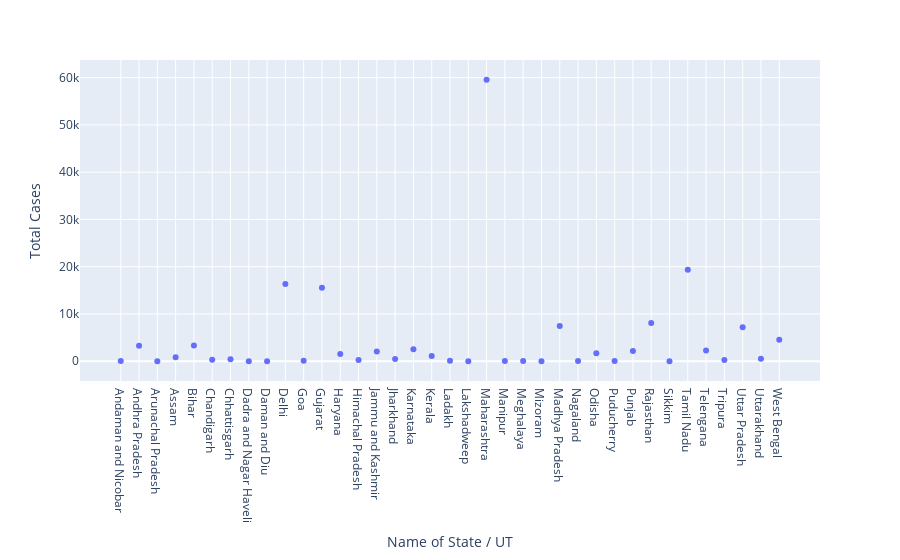

Notebook source saved alongside this figure:
### Markdown cell above
### using plotly express

### Code cell
px.scatter(df,x='Name of State / UT',y='Total Cases')

### Figure 1 — Plotly figure (JSON) as saved in the notebook; plotly's stock layout.template omitted (floating-point values rounded to 4 significant figures)
{"data": [{"hovertemplate": "Name of State / UT=%{x}<br>Total Cases=%{y}<extra></extra>", "legendgroup": "", "marker": {"color": "#636efa", "symbol": "circle"}, "mode": "markers", "name": "", "showlegend": false, "type": "scatter", "x": ["Andaman and Nicobar", "Andhra Pradesh", "Arunachal Pradesh", "Assam", "Bihar", "Chandigarh", "Chhattisgarh", "Dadra and Nagar Haveli", "Daman and Diu", "Delhi", "Goa", "Gujarat", "Haryana", "Himachal Pradesh", "Jammu and Kashmir", "Jharkhand", "Karnataka", "Kerala", "Ladakh", "Lakshadweep", "Maharashtra", "Manipur", "Meghalaya", "Mizoram", "Madhya Pradesh", "Nagaland", "Odisha", "Puducherry", "Punjab", "Rajasthan", "Sikkim", "Tamil Nadu", "Telengana", "Tripura", "Uttar Pradesh", "Uttarakhand", "West Bengal"], "xaxis": "x", "y": [33, 3251, 3, 856, 3296, 288, 399, 2, 0, 16331, 69, 15562, 1518, 276, 2036, 469, 2533, 1095, 73, 0, 59547, 55, 21, 1, 7453, 18, 1660, 51, 2158, 8069, 1, 19372, 2267, 242, 7170, 500, 4536], "yaxis": "y"}], "layout": {"legend": {"tracegroupgap": 0}, "margin": {"t": 60}, "xaxis": {"anchor": "y", "domain": [0, 1], "title": {"text": "Name of State / UT"}}, "yaxis": {"anchor": "x", "domain": [0, 1], "title": {"text": "Total Cases"}}}}
